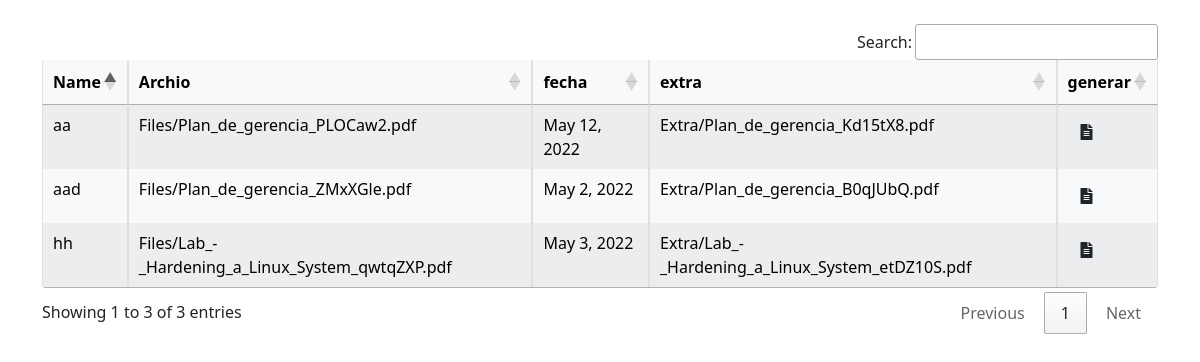
The page / on the database its author committed.
### drive/models.py (models this page shows, shortened)
class drivetest(models.Model):
    name = models.CharField(max_length=100)
    uploadedFile = models.FileField(upload_to = "Files/", default=None)
    date=models.DateField(null=True)
    date_created = models.DateField(auto_now = True)
    extra = models.FileField(upload_to ="Extra/", default=None)

### drive/views.py (the view, shortened to what this page needs)
# urls.py: path('', ArticleListView.as_view(), name='article-list'),
class ArticleListView(ListView):
    model = drivetest
    template_name='drive/hola.html'
    def get_context_data(self, **kwargs):
        context = super().get_context_data(**kwargs)
        return context

### templates/drive/hola.html (shortened to what this page needs)
<!DOCTYPE html>
<html lang="en" dir="ltr">
  <head>
    <link href="https://cdn.jsdelivr.net/npm/bootstrap@5.1.3/dist/css/bootstrap.min.css" rel="stylesheet">
    <link rel="stylesheet" href="https://cdn.datatables.net/1.11.5/css/jquery.dataTables.min.css">
    <link rel="stylesheet" href="https://use.fontawesome.com/releases/v5.1.0/css/all.css">
  </head>
  <body>
    <div class="container mt-4 rounded">
    <table id="example" class="table table-striped table-bordered rounded table-light" style="width:100%">
      <thead>
      <th>Name</th>
      <th>Archio</th>
      <th>fecha</th>
      <th>extra</th>
      <th>generar</th>
      </thead
      <tbody>
      {% for article in object_list %}
      <tr>
      <td>{{article.name}}</td>
      <td>{{article.uploadedFile}}</td>
      <td>{{article.date}}</td>
      <td>{{article.extra}}</td>
      <td>
            <form  method='POST'>
                  <button type="submit" class="btn btn-default btn-xs btn-flat ml-1">
                  <i class="fas fa-file-alt"></i>
                  </button>
            </form>
    </td>
      </tr>
      {% endfor %}
    </table>
    </div>
  </body>
</html>

### templates/drive/hola.html (style rules this page uses)
html, body { height: 100%; margin: 0px; }

### rows shown on the page
drivetest: name "aa", uploadedFile "Files/Plan_de_gerencia_PLOCaw2.pdf", date "May 12, 2022", extra "Extra/Plan_de_gerencia_Kd15tX8.pdf"
drivetest: name "aad", uploadedFile "Files/Plan_de_gerencia_ZMxXGle.pdf", date "May 2, 2022", extra "Extra/Plan_de_gerencia_B0qJUbQ.pdf"
drivetest: name "hh", uploadedFile "Files/Lab_-_Hardening_a_Linux_System_qwtqZXP.pdf", date "May 3, 2022", extra "Extra/Lab_-_Hardening_a_Linux_System_etDZ10S.pdf"
